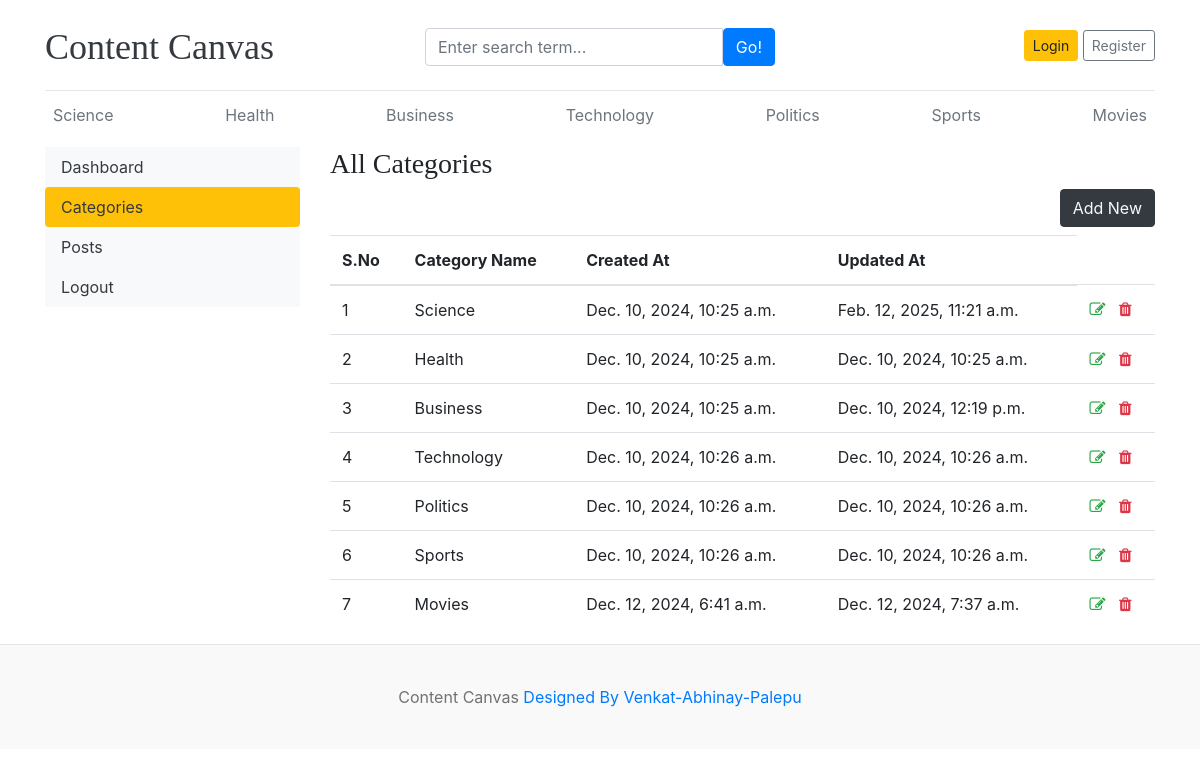
/dashboard/categories/, run on the app's committed database.
### blog/models.py (models this page shows)
class Category(models.Model):
    category_name=models.CharField(max_length=50,unique=True)
    created_at=models.DateTimeField(auto_now_add=True)
    updated_at=models.DateTimeField(auto_now=True)
    class Meta:
        verbose_name_plural='categories'
    def __str__(self):
        return self.category_name

### dashboards/views.py (the view)
# urls.py: path('categories/',views.categories,name='categories'),
def categories(request):
    return render(request,'dashboard/categories.html')

### blog/context_processors.py (called while the page is built)
def get_categories(request):
    categories=Category.objects.all()
    return dict(categories=categories)

def get_social_links(request):
    social_links=SocialLink.objects.all()
    return dict(social_links=social_links)

### templates/dashboard/categories.html (shortened to what this page needs)
{% extends 'base.html' %}
{% block content %}
<div class="row">
    {% include "dashboard/sidebar.html" %}
<div class="col-md-9">
    <h3>All Categories</h3>
    <a href="{% url 'add_category' %}" class="btn btn-dark text-light float-right mb-2">Add New</a>
    <table class="table table-hover">
    <thead>
    <tr>
    <th scope="col">S.No</th>
    <th scope="col">Category Name</th>
    <th scope="col">Created At</th>
    <th scope="col">Updated At</th>
    </tr>
    <tbody>
        {% for cat in categories %}
        <tr>
            <td>{{forloop.counter}}</td>
            <td>{{cat}}</td>
            <td>{{cat.created_at}}</td>
            <td>{{cat.updated_at}}</td>
            <td>
                <a href="{% url 'edit_category' cat.id %}"><i class="fa fa-edit text-success"></i></a>
                <a href="{% url 'delete_category' cat.id %}"><i class="fa fa-trash text-danger"></i></a>
            </td>
        </tr>
        {% endfor %}
    </tbody>
    </thead>
    </table>
</div>
</div>
{% endblock %}

### templates/base.html (shortened to what this page needs)
{% load static %}
<!DOCTYPE html>
<html lang="en">
<head>
    <link href="https://getbootstrap.com/docs/4.0/dist/css/bootstrap.min.css" rel="stylesheet">
    <link href="{% static 'css/cc.css' %}" rel="stylesheet">
    <link rel="stylesheet" href="https://cdnjs.cloudflare.com/ajax/libs/font-awesome/4.7.0/css/font-awesome.min.css">
</head>
<body>
    <div class="container">
        <header class="blog-header py-3">
            <div class="row flex-nowrap justify-content-between align-items-center">
                <div class="col-4 pt-1">
                    <a class="blog-header-logo text-dark" href="/">Content Canvas</a>
                </div>
                <div class="col-4 pt-1">
                    <form action="{% url 'search' %}" method="GET">
                        <div class="input-group">
                            <input class="form-control" type="text" name="keyword" value="{{keyword}}" placeholder="Enter search term..." aria-label="Enter search term..." aria-describedby="button-search" />
                            <button type="submit" class="btn btn-primary" id="button-search" type="button">Go!</button>
                        </div>
                    </form>
                </div>
                {% if not user.is_authenticated %}
                <div class="col-4 d-flex justify-content-end align-items-center">
                    <a class="btn btn-sm btn-warning" href="{% url 'login' %}">Login</a> &nbsp;
                    <a class="btn btn-sm btn-outline-secondary" href="{% url 'register' %}">Register</a>
                </div>
                {% else %}
                <div class="col-4 d-flex justify-content-end align-items-center">
                    <a href="{% url 'dashboard' %}">Dashboard</a> &nbsp;
                    <a href="{% url 'logout' %}">Logout</a>
                </div>
                {% endif %}
            </div>
        </header>
        <div class="nav-scroller py-1 mb-2">
            <nav class="nav d-flex justify-content-between">
                {% for cat in categories %}
                <a class="p-2 text-muted" href="{% url 'posts_by_category' cat.id %}">{{ cat.category_name }}</a>
                {% endfor %}
            </nav>
        </div>
        {% block content %}
        {% endblock  %}
    </div>
    <footer class="blog-footer">
        <p>Content Canvas  <a href="https://github.com/venkatabhinaypalepu" target="_blank">Designed By Venkat-Abhinay-Palepu</a></p>
    </footer>
</body>
</html>

### templates/dashboard/sidebar.html
<div class="col-md-3">
    <div class="nav flex-column nav-pills bg-light" arial-orientation="vertical">
        <a href="{% url 'dashboard' %}" class="nav-link text-dark {% if '/dashboard/' == request.path %}bg-warning{% endif %}">Dashboard</a>
        <a href="{% url 'categories' %}" class="nav-link text-dark {% if '/categories/' in request.path %}bg-warning{% endif %}">Categories</a>
        <a href="{% url 'posts' %}" class="nav-link text-dark {% if '/posts/' in request.path %}bg-warning{% endif %}">Posts</a>
        <a href="{% url 'logout' %}" class="nav-link text-dark {% if '/logout/' in request.path %}bg-warning{% endif %}">Logout</a>
    </div>
</div>

### contentcanvas/static/css/cc.css (style rules this page uses)
.blog-header { border-bottom: 1px solid #e5e5e5; }
.blog-header-logo { font-family: "Playfair Display", Georgia, "Times New Roman", serif; font-size: 2.25rem; }
h1, h2, h3, h4, h5, h6 { font-family: "Playfair Display", Georgia, "Times New Roman", serif; }
.blog-footer { padding: 2.5rem 0; color: #727272; text-align: center; background-color: #f9f9f9; border-top: .05rem solid #e5e5e5; }
.blog-footer p:last-child { margin-bottom: 0; }

### data on the page
Category: category_name "Science", created_at "Dec. 10, 2024, 10:25 a.m.", updated_at "Feb. 12, 2025, 11:21 a.m."
Category: category_name "Health", created_at "Dec. 10, 2024, 10:25 a.m.", updated_at "Dec. 10, 2024, 10:25 a.m."
Category: category_name "Business", created_at "Dec. 10, 2024, 10:25 a.m.", updated_at "Dec. 10, 2024, 12:19 p.m."
Category: category_name "Technology", created_at "Dec. 10, 2024, 10:26 a.m.", updated_at "Dec. 10, 2024, 10:26 a.m."
Category: category_name "Politics", created_at "Dec. 10, 2024, 10:26 a.m.", updated_at "Dec. 10, 2024, 10:26 a.m."
Category: category_name "Sports", created_at "Dec. 10, 2024, 10:26 a.m.", updated_at "Dec. 10, 2024, 10:26 a.m."
Category: category_name "Movies", created_at "Dec. 12, 2024, 6:41 a.m.", updated_at "Dec. 12, 2024, 7:37 a.m."
